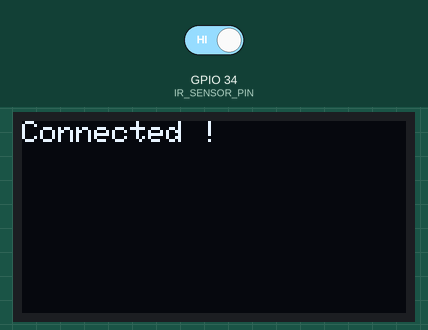
Simulated run of this sketch. Board: ESP32. Shown: 128×64 one-colour display. The inputs (shaded band) are chosen by the test bench; at power-on: GPIO 34 (IR_SENSOR_PIN) HIGH. WiFi joins after 1.5 s; servers stay silent unless stated; uploads are accepted with an empty reply; what the sketch prints to the serial monitor is not drawn.

Above: at 1.6 s.
At 3.7 s:
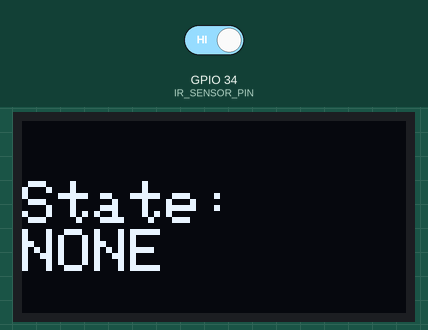
3.8 s: GPIO 34 (IR_SENSOR_PIN) driven LOW
At 5.0 s:
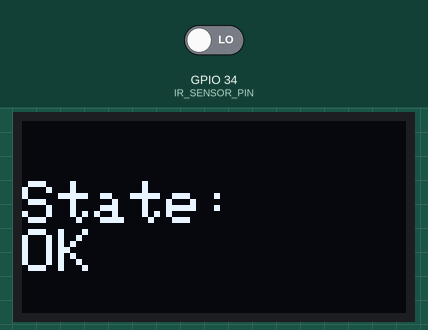
5.5 s: GPIO 34 (IR_SENSOR_PIN) driven HIGH
At 6.2 s:
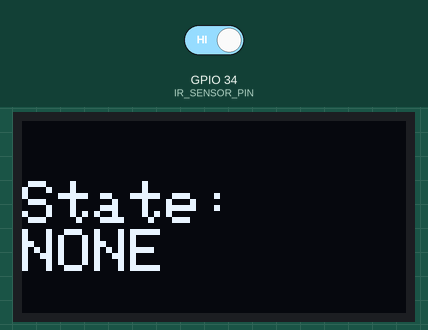
Timing chart, 0 to 8.5 s (numbered marks = the images above; inputs shaded):
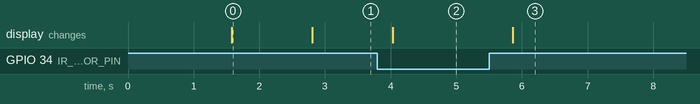

The sketch:

arduino_code_V1.ino
```cpp
#include <WiFi.h>
#include <HTTPClient.h>
#include <Wire.h>
#include <Adafruit_GFX.h>
#include <Adafruit_SSD1306.h>

// Wi-Fi Configuration
const char* ssid = "";
const char* password = "";

// API Server Address
const char* serverUrl = "http://x.x.x.x:5000/api/status";

// Pins
#define IR_SENSOR_PIN 34
#define SCREEN_WIDTH 128
#define SCREEN_HEIGHT 64
#define OLED_RESET -1

Adafruit_SSD1306 display(SCREEN_WIDTH, SCREEN_HEIGHT, &Wire, OLED_RESET);

String lastStatus = "";

void setup() {
  Serial.begin(115200);
  Wire.begin(21, 22);
  pinMode(IR_SENSOR_PIN, INPUT);

  // Init OLED screen
  if (!display.begin(SSD1306_SWITCHCAPVCC, 0x3C)) {
    Serial.println(F("OLED failed"));
    while (true);
  }

  display.clearDisplay();
  display.setTextSize(1);
  display.setTextColor(SSD1306_WHITE);
  display.setCursor(0, 0);
  display.println("Connecting to Wi-Fi...");
  display.display();

  // Wi-Fi Connexion
  WiFi.begin(ssid, password);
  while (WiFi.status() != WL_CONNECTED) {
    delay(500);
    Serial.print(".");
  }

  display.clearDisplay();
  display.setCursor(0, 0);
  display.println("Connected !");
  display.display();
  delay(1000);
}

void loop() {
  static unsigned long lastSendTime = 0;
  const unsigned long sendInterval = 5000; // 5 secondes

  int irValue = digitalRead(IR_SENSOR_PIN);
  String status = (irValue == LOW) ? "OK" : "NONE";

  unsigned long currentTime = millis();

  // Send if change occured or if delay passed
  if (status != lastStatus || currentTime - lastSendTime >= sendInterval) {
    sendStatusToServer(status);
    lastStatus = status;
    lastSendTime = currentTime;

    // OLED display
    display.clearDisplay();
    display.setTextSize(2);
    display.setCursor(0, 20);
    display.println("State:");
    display.println(status);
    display.display();
  }

  delay(200); // quick loop for display
}


void sendStatusToServer(String status) {
  if (WiFi.status() == WL_CONNECTED) {
    HTTPClient http;
    http.begin(serverUrl);
    http.addHeader("Content-Type", "application/json");

    String json = "{\"status\":\"" + status + "\"}";
    int httpResponseCode = http.POST(json);

    Serial.print("Answer code ");
    Serial.println(httpResponseCode);
    http.end();
  } else {
    Serial.println("Wi-Fi not connected.");
  }
}
```

Measured:
- after the input at 3.8 s, the display: changes after 0.24 s (image 2)
- after the input at 5.5 s, the display: changes after 0.36 s (image 3)
- what the display in image 0 shows lasts 1.2 s, from 1.6 s to 2.8 s
